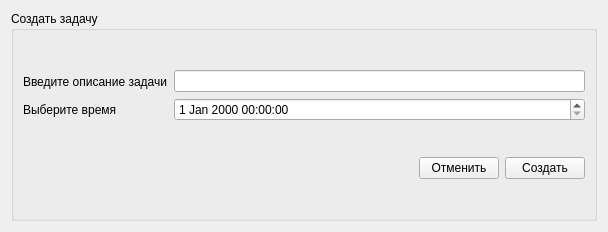
<?xml version="1.0" encoding="UTF-8"?>
<ui version="4.0">
 <class>FormTaskCreate</class>
 <widget class="QWidget" name="FormTaskCreate">
  <property name="geometry">
   <rect>
    <x>0</x>
    <y>0</y>
    <width>608</width>
    <height>232</height>
   </rect>
  </property>
  <property name="minimumSize">
   <size>
    <width>132</width>
    <height>132</height>
   </size>
  </property>
  <property name="windowTitle">
   <string>Создать задачу</string>
  </property>
  <layout class="QVBoxLayout" name="verticalLayout_4">
   <item>
    <widget class="QGroupBox" name="groupBox">
     <property name="title">
      <string>Создать задачу</string>
     </property>
     <layout class="QVBoxLayout" name="verticalLayout_3">
      <item>
       <layout class="QHBoxLayout" name="horizontalLayout">
        <item>
         <layout class="QVBoxLayout" name="verticalLayout">
          <item>
           <widget class="QLabel" name="label_create">
            <property name="text">
             <string>Введите описание задачи</string>
            </property>
           </widget>
          </item>
          <item>
           <widget class="QLabel" name="label_2_create">
            <property name="text">
             <string>Выберите время</string>
            </property>
           </widget>
          </item>
         </layout>
        </item>
        <item>
         <layout class="QVBoxLayout" name="verticalLayout_2">
          <item>
           <widget class="QLineEdit" name="lineEdit_create">
            <property name="text">
             <string/>
            </property>
           </widget>
          </item>
          <item>
           <widget class="QDateTimeEdit" name="dateTimeEdit_create"/>
          </item>
         </layout>
        </item>
       </layout>
      </item>
      <item>
       <layout class="QHBoxLayout" name="horizontalLayout_2">
        <item>
         <spacer name="horizontalSpacer">
          <property name="orientation">
           <enum>Qt::Horizontal</enum>
          </property>
          <property name="sizeHint" stdset="0">
           <size>
            <width>40</width>
            <height>20</height>
           </size>
          </property>
         </spacer>
        </item>
        <item>
         <widget class="QPushButton" name="pushButton_create">
          <property name="text">
           <string>Отменить</string>
          </property>
         </widget>
        </item>
        <item>
         <widget class="QPushButton" name="pushButton_2_create">
          <property name="text">
           <string>Создать</string>
          </property>
         </widget>
        </item>
       </layout>
      </item>
     </layout>
    </widget>
   </item>
  </layout>
 </widget>
 <resources/>
 <connections/>
</ui>
